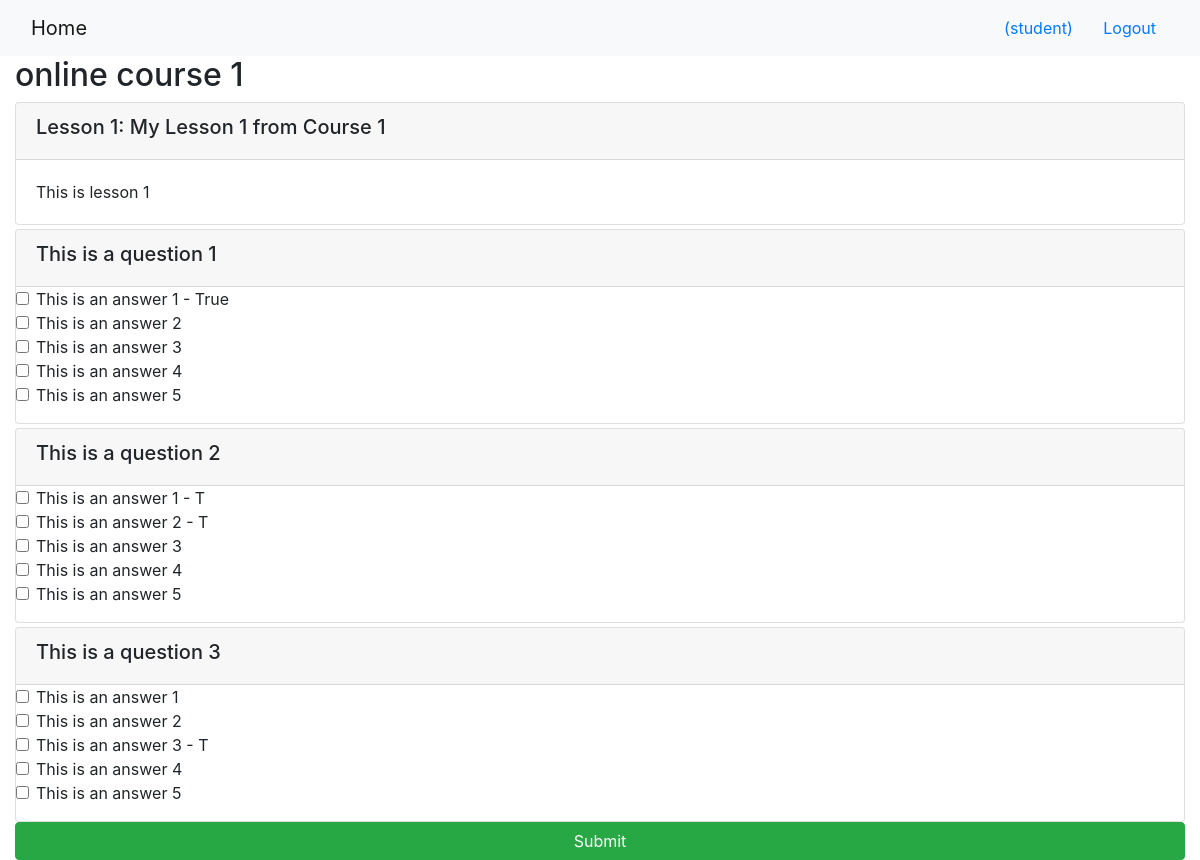
The app's page /onlinecourse/1/ (signed in) with its own data.
### onlinecourse/models.py (models this page shows, shortened)
class Course(models.Model):
    name = models.CharField(null=False, max_length=30, default='online course')
    image = models.ImageField(upload_to='course_images/')
    description = models.CharField(max_length=1000)
    pub_date = models.DateField(null=True)
    instructors = models.ManyToManyField(Instructor)
    users = models.ManyToManyField(settings.AUTH_USER_MODEL, through='Enrollment')
    total_enrollment = models.IntegerField(default=0)
    is_enrolled = False

class Lesson(models.Model):
    title = models.CharField(max_length=200, default="title")
    order = models.IntegerField(default=0)
    course = models.ForeignKey(Course, on_delete=models.CASCADE)
    content = models.TextField()

class Question(models.Model):
    course = models.ForeignKey(Course, on_delete=models.CASCADE)
    question_text = models.CharField(max_length=1024, default="This is a question")
    question_grade = models.IntegerField(default=1)

class Choice(models.Model):
    question = models.ForeignKey(Question, on_delete=models.CASCADE)
    choice_text = models.CharField(max_length=1024, default="This is an answer")
    is_correct = models.BooleanField(default=True)

### onlinecourse/views.py (the view)
# urls.py: path('<int:pk>/', views.CourseDetailView.as_view(), name='course_details'),
class CourseDetailView(generic.DetailView):
    model = Course
    template_name = 'onlinecourse/course_detail_bootstrap.html'

### onlinecourse/templates/onlinecourse/course_detail_bootstrap.html (shortened to what this page needs)
<!DOCTYPE html>
<html lang="en">
<head>
     {% load static %}
    <link rel="stylesheet" href="https://maxcdn.bootstrapcdn.com/bootstrap/4.5.2/css/bootstrap.min.css">
</head>
<body>
    <nav class="navbar navbar-light bg-light">
        <div class="container-fluid">
            <div class="navbar-header">
                  <a class="navbar-brand" href="{% url 'onlinecourse:index' %}">Home</a>
            </div>
            <ul class="nav navbar-nav navbar-right">
                {% if user.is_authenticated %}
                <li>
                    <a class="btn btn-link" href="#">{{ user.first_name }}({{ user.username }})</a>
                    <a class="btn btn-link" href="{% url 'onlinecourse:logout' %}">Logout</a>
                </li>
                {% endif %}
            </ul>
        </div>
    </nav>
    <div class="container-fluid">
            <h2>{{ course.name }}</h2>
            <div class="card-columns-vertical">
                {% for lesson in course.lesson_set.all %}
                    <div class="card mt-1">
                        <div class="card-header"><h5>Lesson {{lesson.order|add:1}}: {{lesson.title}}</h5></div>
                        <div class="card-body">{{lesson.content}}</div>
                    </div>
                {% endfor %}
            </div>
            {% if user.is_authenticated %}
            <form id="questionform" action="{% url 'onlinecourse:submit' course.id %}"  method="post">
                       {% for question in course.question_set.all %}
                        <div class="card mt-1">
                            <div class="card-header"><h5>{{ question.question_text}}</h5></div>
                            <div class="form-group">
                               {% for choice in question.choice_set.all %}
                                <div class="form-check">
                                    <label class="form-check-label">
                                        <input type="checkbox" name="choice_{{choice.id}}"
                                               class="form-check-input" id="{{choice.id}}"
                                               value="{{choice.id}}">{{ choice.choice_text }}
                                    </label>
                                </div>
                                {% endfor %}
                            </div>
                        </div>
                        {% endfor %}
                    <input class="btn btn-success btn-block" type="submit" value="Submit">
            </form>
            {% endif %}
    </div>
</body>
</html>

### records on screen
Course: name "online course 1"
Lesson: order|add "1", title "My Lesson 1 from Course 1", content "This is lesson 1"
Question: question_text "This is a question 1"
Choice: choice_text "This is an answer 1 - True"
Choice: choice_text "This is an answer 2"
Choice: choice_text "This is an answer 3"
Choice: choice_text "This is an answer 4"
Choice: choice_text "This is an answer 5"
Question: question_text "This is a question 2"
Choice: choice_text "This is an answer 1 - T"
Choice: choice_text "This is an answer 2 - T"
Choice: choice_text "This is an answer 3"
Choice: choice_text "This is an answer 4"
Choice: choice_text "This is an answer 5"
Question: question_text "This is a question 3"
Choice: choice_text "This is an answer 1"
Choice: choice_text "This is an answer 2"
Choice: choice_text "This is an answer 3 - T"
Choice: choice_text "This is an answer 4"
Choice: choice_text "This is an answer 5"

### other values on screen
{{ user.username }} "student"
